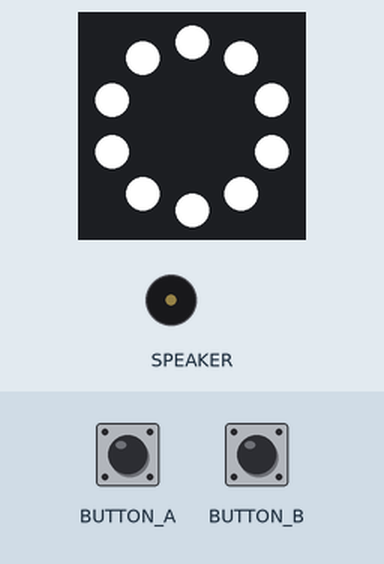
The program below on a simulated Circuit Playground running CircuitPython. Parts: the board's ring of 10 RGB LEDs (number 0 left of the top, counting anticlockwise), buzzer (waves = sounding). The inputs (shaded band) are chosen by the test bench. Random numbers come from a fixed seed.

Above: at 2.2 s.
2.3 s: button A pressed for 0.15 s
At 2.6 s:
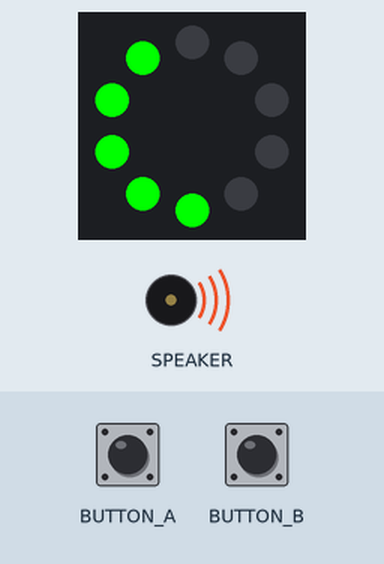
At 4.4 s:
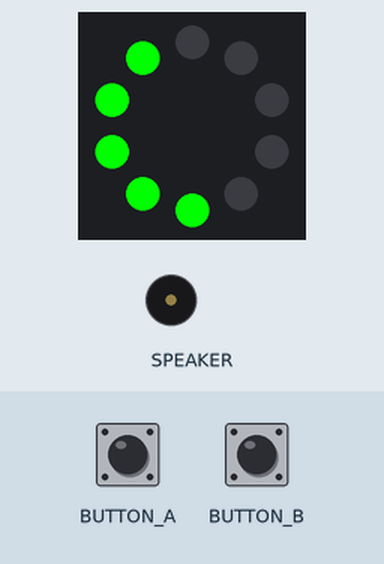
Timing chart, 0 to 5.9 s (numbered marks = the images above; inputs shaded):
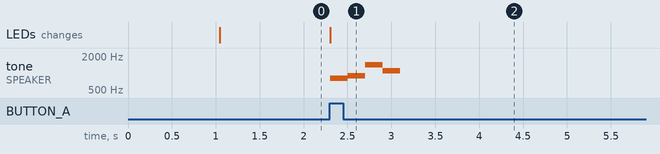

Measured:
- after the input at 2.3 s, tone on SPEAKER: plays 800 Hz for 0.20 s, 900 Hz for 0.20 s, 1400 Hz for 0.20 s, 1100 Hz for 0.20 s, starting at once; the LEDs: change at once (image 1)

The program:

quick_draw.py
```python
# (licence header left out)
import time
import random
from analogio import AnalogIn
import board
from adafruit_circuitplayground.express import cpx

SHORTEST_DELAY = 1  # seconds
LONGEST_DELAY  = 10 #    "
PLAYER_PIXELS = {
  1 : (0,1,2,3,4),
  2 : (5,6,7,8,9)
}

def show_outcome(player, winner):
    # Turn them all off
    cpx.pixels.fill(0)

    # Set pixel color
    if winner:
        color = 0x00FF00
    else:
        color = 0xFF0000

    # Show which player won/lost
    for p in PLAYER_PIXELS[player]:
        cpx.pixels[p] = color

    # Play a little tune
    if winner:
        cpx.play_tone(800, 0.2)
        cpx.play_tone(900, 0.2)
        cpx.play_tone(1400, 0.2)
        cpx.play_tone(1100, 0.2)
    else:
        cpx.play_tone(200, 1)

    # Sit here forever
    while True:
        pass

# Seed the random function with noise
a4 = AnalogIn(board.A4)
a5 = AnalogIn(board.A5)
a6 = AnalogIn(board.A6)
a7 = AnalogIn(board.A7)

seed  = a4.value
seed += a5.value
seed += a6.value
seed += a7.value

random.seed(seed)

# Wait a random amount of time
count_time = random.randrange(SHORTEST_DELAY, LONGEST_DELAY+1)
start_time = time.monotonic()
while time.monotonic() - start_time < count_time:
    # Check if player draws too soon
    if cpx.button_a:
        show_outcome(1, False)
    if cpx.button_b:
        show_outcome(2, False)

# Turn on all the NeoPixels
cpx.pixels.fill(0xFFFFFF)

# Check for player draws
while True:
    if cpx.button_a:
        show_outcome(1, True)
    if cpx.button_b:
        show_outcome(2, True)
```
